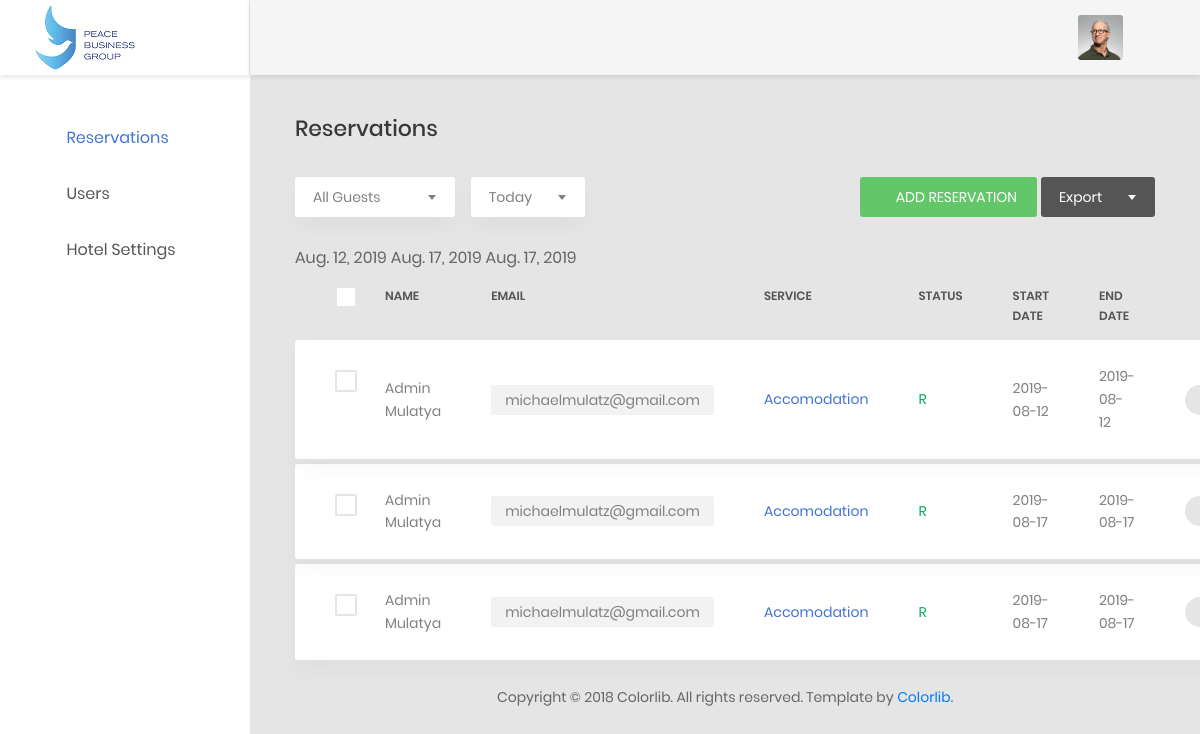
The app's page /reservations/admin-site/ with its own data.
### reservations/models.py (models this page shows, shortened)
class Reservation(models.Model):
	status_options=[('R','Requested'),('A','Accepted'),('D','Denied')]
	status = models.CharField(choices=status_options,max_length=1)
	start_date = models.DateField()
	end_date = models.DateField()
	comments = models.TextField()
	class Meta:
		abstract = True

class AccomodationReservation(Reservation):
	made_by = models.ForeignKey(Pbguser,related_name='room_made_by',on_delete=models.PROTECT)
	guest_id = models.ForeignKey(Pbguser,related_name='room_guest_id',on_delete=models.PROTECT)
	def gettype(self):
		return "accomodation"

class Pbguser(models.Model):
	user = models.OneToOneField(
		User,
		default=None,
		null=True,
		on_delete=models.CASCADE)
	gender_choices = [('M','Male'),('F','Female')]
	gender = models.CharField(
		choices=gender_choices,
		max_length=1,
		default=None,
		null=True
		)
	phone_number = models.CharField(max_length=50)

### reservations/views.py (the view)
# urls.py: path('admin-site/',views.admindashboard,name='admindashboard'),
def admindashboard(request):
	accomodation = AccomodationReservation.objects.all()
	transportation = TransportReservation.objects.all()
	security = SecurityReservation.objects.all()
	conference = ConferenceReservation.objects.all()
	reservations = chain(accomodation,transportation)
	reservations = chain(reservations,security)
	reservations = chain(reservations,conference)
	return render(request,'reservations/admin/dashboard.html',{'reservations':reservations})

### reservations/templates/reservations/admin/dashboard.html (shortened to what this page needs)
{% load static %}
<!DOCTYPE html>
<html lang="en">
<head>
    <link href="{% static 'reservations/css/font-face.css' %}" rel="stylesheet" media="all">
    <link href="{% static 'reservations/vendor/font-awesome-4.7/css/font-awesome.min.css' %}" rel="stylesheet" media="all">
    <link href="{% static 'reservations/vendor/font-awesome-5/css/fontawesome-all.min.css' %}" rel="stylesheet" media="all">
    <link href="{% static 'reservations/vendor/mdi-font/css/material-design-iconic-font.min.css' %}" rel="stylesheet" media="all">
    <link href="{% static 'reservations/vendor/bootstrap/bootstrap.min.css' %}" rel="stylesheet" media="all">
    <link href="{% static 'reservations/vendor/animsition/animsition.min.css' %}" rel="stylesheet" media="all">
    <link href="{% static 'reservations/vendor/bootstrap-progressbar/bootstrap-progressbar-3.3.4.min.css' %}" rel="stylesheet" media="all">
    <link href="{% static 'reservations/vendor/wow/animate.css' %}" rel="stylesheet" media="all">
    <link href="{% static 'reservations/vendor/css-hamburgers/hamburgers.min.css' %}" rel="stylesheet" media="all">
    <link href="{% static 'reservations/vendor/slick/slick.css' %}" rel="stylesheet" media="all">
    <link href="{% static 'reservations/vendor/select2/select2.min.css' %}" rel="stylesheet" media="all">
    <link href="{% static 'reservations/vendor/perfect-scrollbar/perfect-scrollbar.css' %}" rel="stylesheet" media="all">
    <link href="{% static 'reservations/css/theme.css' %}" rel="stylesheet" media="all">
    <link href="{% static 'reservations/css/updates.css' %}" rel="stylesheet" media="all">
</head>
<body class="animsition">
    <div class="page-wrapper">
        <aside class="menu-sidebar d-none d-lg-block">
            <div class="logo">
                <a href="#">
                    <img src="{% static 'reservations/images/pbglogo.mini.png' %}" alt="Cool Admin" />
                </a>
            </div>
            <div class="menu-sidebar__content js-scrollbar1">
                <nav class="navbar-sidebar">
                    <ul class="list-unstyled navbar__list">
                        <li class="active has-sub">
                            <a class="js-arrow" href="#">
                                <i class="fas fa-tachometer-alt"></i>Reservations</a>
                        </li>
                        <li>
                            <a href="{% url 'reservations:users' %}">
                                <i class="fas fa-chart-bar"></i>Users</a>
                        </li>
                        <li>
                            <a href="chart.html">
                                <i class="fas fa-chart-bar"></i>Hotel Settings</a>
                        </li>
                    </ul>
                </nav>
            </div>
        </aside>
        <div class="page-container">
            <header class="header-desktop">
                <div class="section__content section__content--p30">
                    <div class="container-fluid">
                        <div class="header-wrap">
                            <div class="header-button">
                                <div class="account-wrap">
                                    <div class="account-item clearfix js-item-menu">
                                        <div class="image">
                                            <img src="{% static 'reservations/images/icon/avatar-01.jpg' %}" alt="John Doe" />
                                        </div>
                                        <div class="content">
                                            <a class="js-acc-btn" href="#">{{ user.get_full_name }}</a>
                                        </div>
                                    </div>
                                </div>
                            </div>
                        </div>
                    </div>
                </div>
            </header>
            <div class="main-content">
                <div class="section__content section__content--p30">
                    <div class="container-fluid">
                        <div class="row">
                            <div class="col-md-12">
                                <h3 class="title-5 m-b-35">reservations</h3>
                                <div class="table-data__tool">
                                    <div class="table-data__tool-left">
                                        <div class="rs-select2--light rs-select2--md">
                                        </div>
                                        <div class="rs-select2--light rs-select2--sm">
                                        </div>
                                    </div>
                                    <div class="table-data__tool-right">
                                        <a href="{% url 'reservations:index' %}" class="au-btn au-btn-icon au-btn--green au-btn--small">
                                            <i class="zmdi zmdi-plus"></i>add reservation</a>
                                        <div class="rs-select2--dark rs-select2--sm rs-select2--dark2">
                                        </div>
                                    </div>
                                </div>
                                <div class="table-responsive table-responsive-data2">
                                    <table class="table table-data2">
                                        <thead>
                                            <tr>
                                                <th>
                                                    <label class="au-checkbox">
                                                        <span class="au-checkmark"></span>
                                                    </label>
                                                </th>
                                                <th>name</th>
                                                <th>email</th>
                                                <th>service</th>
                                                <th>status</th>
                                                <th>start date</th>
                                                <th>end date</th>
                                                <th></th>
                                            </tr>
                                        </thead>
                                        <tbody>
                                            {% for res in reservations %}
                                                <tr class="tr-shadow">
                                                    <td>
                                                        <label class="au-checkbox">
                                                            <span class="au-checkmark"></span>
                                                        </label>
                                                    </td>
                                                    <td>{{ res.guest_id.user.get_full_name }}</td>
                                                    <td>
                                                        <span class="block-email">{{ res.guest_id.user.email }}</span>
                                                    </td>
                                                    <td class="desc">{{ res.gettype|title }}</td>
                                                    <td>
                                                        <span class="status--process">{{ res.status }}</span>
                                                    </td>
                                                    <td>
                                                        {{ res.start_date|date:"Y-m-d" }}
                                                    </td>
                                                    <td>{{ res.end_date|date:"Y-m-d" }}</td>
                                                    <td>
                                                        <div class="table-data-feature">
                                                            <button class="item" data-toggle="tooltip" data-placement="top" title="Send">
                                                                <i class="zmdi zmdi-mail-send"></i>
                                                            </button>
                                                        </div>
                                                    </td>
                                                </tr>
                                                <tr class="spacer"></tr>
                                            {% endfor %}
                                            </tbody>
                                    </table>
                                </div>
                            </div>
                        </div>
                        <div class="row">
                            <div class="col-md-12">
                                <div class="copyright">
                                    <p>Copyright © 2018 Colorlib. All rights reserved. Template by <a href="https://colorlib.com">Colorlib</a>.</p>
                                </div>
                            </div>
                        </div>
                    </div>
                </div>
            </div>
        </div>
    </div>
</body>
</html>

### reservations/static/reservations/css/updates.css (style rules this page uses)
.header-button { position: absolute; right: 5%; }
.menu-sidebar { width: 250px; }
.menu-sidebar .logo { background: #ffffff; }
.page-container { padding-left: 250px; }
.header-desktop { left: 250px; }

### records on screen
AccomodationReservation: guest_id.user.get_full_name "Admin Mulatya", guest_id.user.email "michaelmulatz@gmail.com", gettype "Accomodation", status "R", start_date "2019-08-12", end_date "2019-08-12"
AccomodationReservation: guest_id.user.get_full_name "Admin Mulatya", guest_id.user.email "michaelmulatz@gmail.com", gettype "Accomodation", status "R", start_date "2019-08-17", end_date "2019-08-17"
AccomodationReservation: guest_id.user.get_full_name "Admin Mulatya", guest_id.user.email "michaelmulatz@gmail.com", gettype "Accomodation", status "R", start_date "2019-08-17", end_date "2019-08-17"
